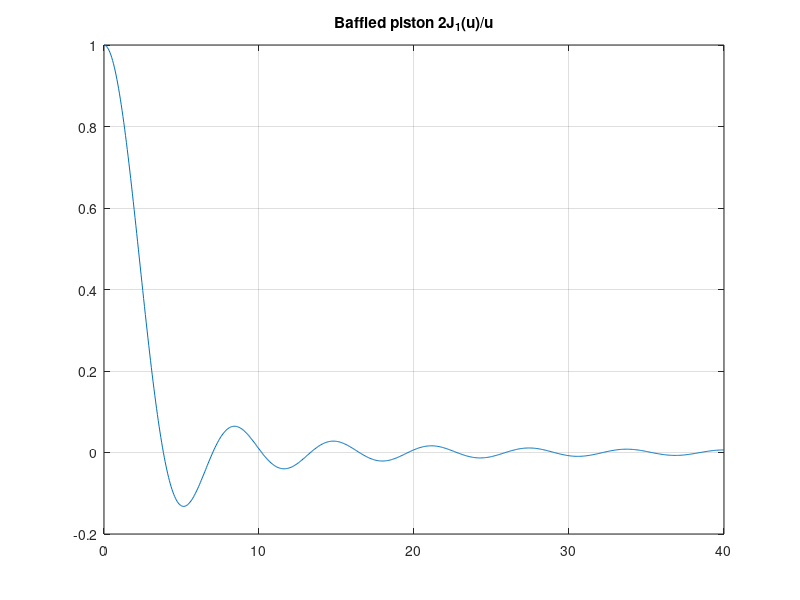

Recreate this plot in MATLAB.
% Поршень в экране
% F = 2J₁(u)/u — эталон пьезокерамики

uMax = 40;
u = linspace(1e-6, uMax, 721);
pat = 2*besselj(1, u) ./ u;
figure;
plot(u, pat);
title('Baffled piston 2J_1(u)/u'); grid on;

%{
@play
{
 "title": "Поршень в экране",
 "groups": [
  {
   "name": "Апертура",
   "controls": [
    {
     "var": "uMax",
     "label": "u макс",
     "min": 10,
     "max": 60,
     "step": 5,
     "default": 40
    }
   ]
  }
 ]
}
%}
